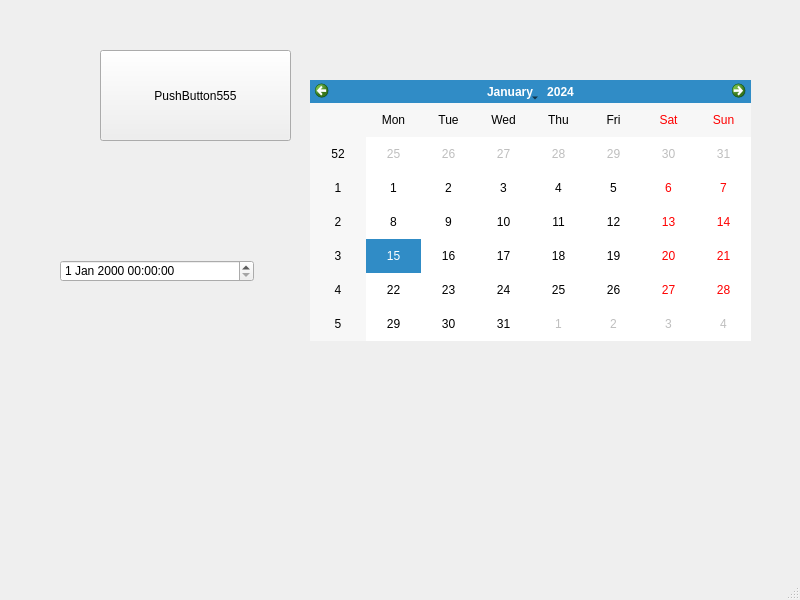
<?xml version="1.0" encoding="UTF-8"?>
<ui version="4.0">
 <class>MainWindow</class>
 <widget class="QMainWindow" name="MainWindow">
  <property name="geometry">
   <rect>
    <x>0</x>
    <y>0</y>
    <width>800</width>
    <height>600</height>
   </rect>
  </property>
  <property name="windowTitle">
   <string>MainWindow</string>
  </property>
  <widget class="QWidget" name="centralwidget">
   <widget class="QPushButton" name="pushButton">
    <property name="geometry">
     <rect>
      <x>100</x>
      <y>50</y>
      <width>191</width>
      <height>91</height>
     </rect>
    </property>
    <property name="text">
     <string>PushButton555</string>
    </property>
   </widget>
   <widget class="QCalendarWidget" name="calendarWidget">
    <property name="geometry">
     <rect>
      <x>310</x>
      <y>80</y>
      <width>441</width>
      <height>261</height>
     </rect>
    </property>
   </widget>
   <widget class="QDateTimeEdit" name="dateTimeEdit">
    <property name="geometry">
     <rect>
      <x>60</x>
      <y>260</y>
      <width>194</width>
      <height>22</height>
     </rect>
    </property>
   </widget>
  </widget>
  <widget class="QMenuBar" name="menubar">
   <property name="geometry">
    <rect>
     <x>0</x>
     <y>0</y>
     <width>800</width>
     <height>21</height>
    </rect>
   </property>
  </widget>
  <widget class="QStatusBar" name="statusbar"/>
 </widget>
 <resources/>
 <connections/>
</ui>
